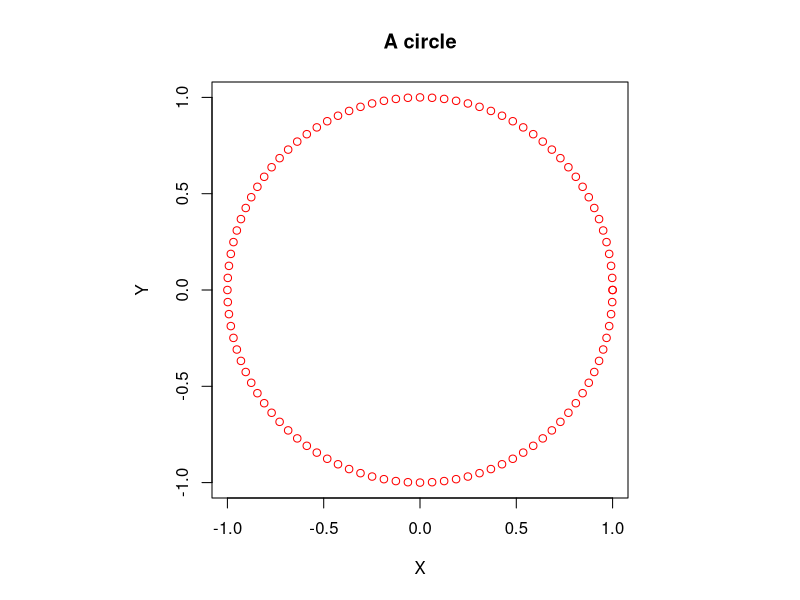

The R source for this figure:
###NumMethodsPDE
###Carolin Natemeyer
###Lab1

##Exercise1
s<-sin(pi/3)+log(3)
s
(s^4)/2 >= exp(s)
#Result is TRUE

##Exercise2
t<-1:10
t
t*cos(t)
t^2*exp(-t)

#Exercise3
n<-0:10
r<-0.5
x<-r^n
sum(x) # get 1.999023
limit<-(1/(1-r))
limit #get 2 
m<-(0:20) 
y<-r^m
sum(y) #1.99999

##Exercise 4
A<-matrix(c(1,-2,3,5,-2,1,1,1,-1,3,1,-4,1,1,1,7),nrow=4, ncol=4)
b<-c(-4,5,13,-4)
x<-solve(A,b)
x

##Exercise5
theta=(0:100)*2*pi/100
x<-cos(theta)
y<-sin(theta)
par(pty="s")
plot(x,y,main = "A circle", xlab="X",ylab = "Y", col="red")# colour with 'col="'colour' "'
par(pty="m")
